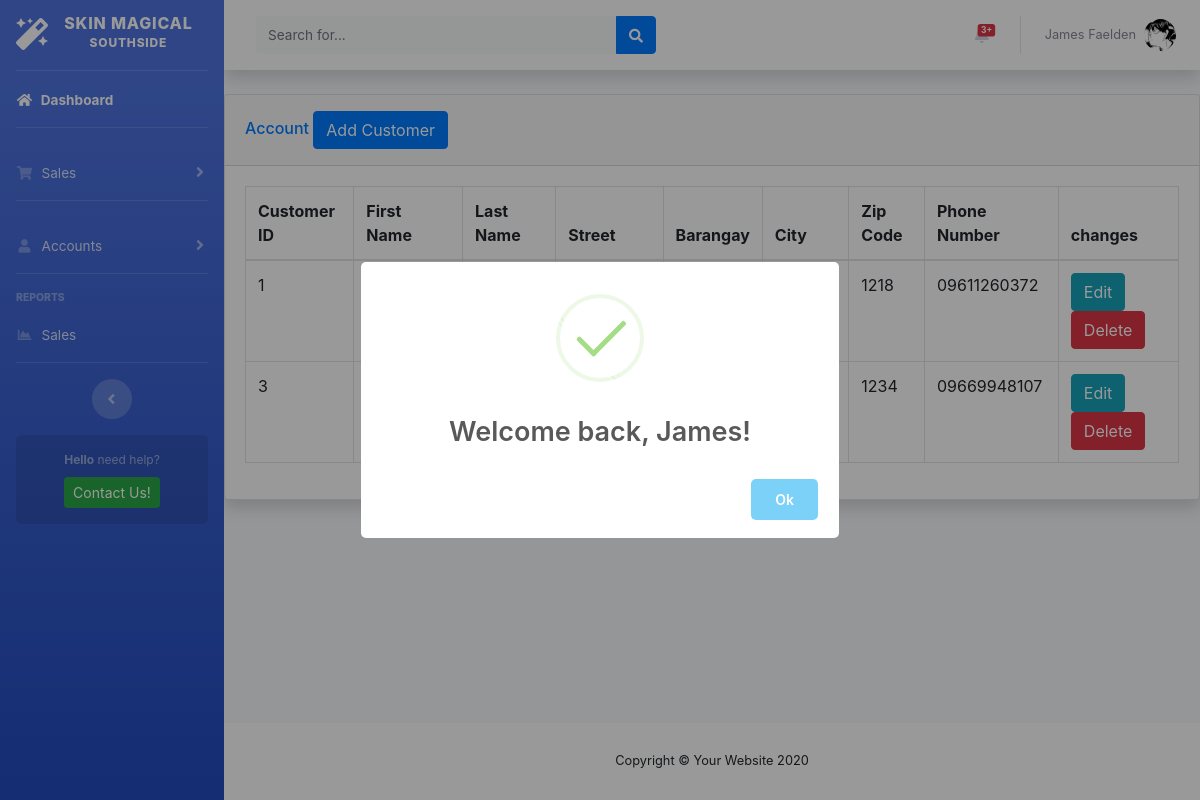
Screenshot of /pages/accountCustomer.php (signed in) with the database file from the repository.
### tables this page shows
CREATE TABLE `customer` (
  `customer_id` int NOT NULL,
  `cust_first_name` varchar(50) NOT NULL,
  `cust_last_name` varchar(50) NOT NULL,
  `cust_street` varchar(50) NOT NULL,
  `cust_barangay` varchar(50) NOT NULL,
  `cust_city` varchar(50) NOT NULL,
  `cust_zip_code` varchar(4) NOT NULL,
  `cust_number` varchar(11) NOT NULL,
  `created_at` datetime NOT NULL DEFAULT CURRENT_TIMESTAMP,
  `updated_at` datetime NOT NULL DEFAULT CURRENT_TIMESTAMP ON UPDATE CURRENT_TIMESTAMP
);

### pages/accountCustomer.php (the view, shortened to what this page needs)
<?php
include '../includes/header.php';
include '../includes/topbar.php';
?>
<div id="content-wrapper" class="d-flex flex-column">
    <div class="contatiner-fluid">
        <div class="card shadow mb-4">
            <div class="card-header py-3">
                <h6 class="m-0 font-weight-bold- text-primary"> Account
                    <button type="button" class="btn btn-primary" data-toggle="modal" data-target="#addCustomer">
                        Add Customer
                    </button>
                </h6>
            </div>
            <div class="card-body">
                <div class="table-responsive">
                    <table class="table table-bordered" id="dataTable" width="100%" cellspacing="0">
                        <thead>
                            <tr>
                                <th>Customer ID</th>
                                <th>First Name</th>
                                <th>Last Name</th>
                                <th>Street</th>
                                <th>Barangay</th>
                                <th>City</th>
                                <th>Zip Code</th>
                                <th>Phone Number</th>
                                <th>changes</th>
                            </tr>
                        </thead>
                        <tbody>
                            <?php
                                $sql = "SELECT * FROM customer";
                                $result = mysqli_query($db, $sql) or die (mysqli_error($db));
                                while ($row = mysqli_fetch_assoc($result)) {
                                    ?>
                                    <tr>
                                        <td><?php echo $row['customer_id'] ?></td>
                                        <td><?php echo $row['cust_first_name'] ?></td>
                                        <td><?php echo $row['cust_last_name'] ?></td>
                                        <td><?php echo $row['cust_street'] ?></td>
                                        <td><?php echo $row['cust_barangay'] ?></td>
                                        <td><?php echo $row['cust_city'] ?></td>
                                        <td><?php echo $row['cust_zip_code'] ?></td>
                                        <td><?php echo $row['cust_number'] ?></td>
                                        <td><button class="btn editbtn btn-info">Edit</button>&nbsp
                                        <button class="btn deletebtn btn-danger">Delete</button></td>
                                    </tr>
                                    <?php
                                }
                            ?>
                        </tbody>
                    </table>
                </div>
            </div>
        </div>
    </div>
</div>
</div>
<?php
    include '../includes/footer.php';
?>

### rows the page displays
customer: customer_id "1", cust_zip_code "1218", cust_number "09611260372"
customer: customer_id "3", cust_zip_code "1234", cust_number "09669948107"

### other values shown
$_SESSION['name'] "James Faelden"
